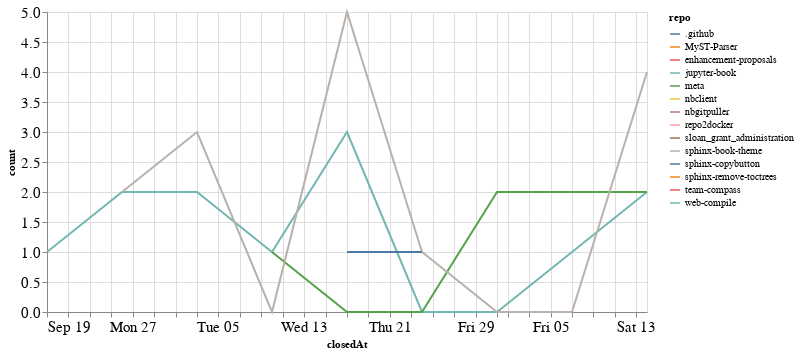

Notebook cell for this chart:
### Code cell
closed_by_time = closed_by.groupby('repo').resample('W', on='closedAt').count()['author'].reset_index()
closed_by_time = closed_by_time.rename(columns={'author': 'count'})

alt.Chart(closed_by_time, width=600).mark_line().encode(
    x='closedAt',
    y='count',
    color='repo',
    tooltip="repo"
)

### Figure 1 — Vega-Lite specification as saved in the notebook (floating-point values rounded to 4 significant figures)
{"config": {"axisLeft": {"labelFontSize": 15}, "axisBottom": {"labelFontSize": 15}}, "data": {"name": "data-137ba31e04d7567a31c6e3ed06270634"}, "mark": "line", "encoding": {"color": {"type": "nominal", "field": "repo"}, "tooltip": {"type": "nominal", "field": "repo"}, "x": {"type": "temporal", "field": "closedAt"}, "y": {"type": "quantitative", "field": "count"}}, "width": 600, "$schema": "https://vega.github.io/schema/vega-lite/v4.8.1.json", "datasets": {"data-137ba31e04d7567a31c6e3ed06270634": [{"repo": ".github", "closedAt": "2021-11-14T00:00:00", "count": 1}, {"repo": "MyST-Parser", "closedAt": "2021-09-26T00:00:00", "count": 1}, {"repo": "enhancement-proposals", "closedAt": "2021-10-10T00:00:00", "count": 1}, {"repo": "jupyter-book", "closedAt": "2021-09-19T00:00:00", "count": 1}, {"repo": "jupyter-book", "closedAt": "2021-09-26T00:00:00", "count": 2}, {"repo": "jupyter-book", "closedAt": "2021-10-03T00:00:00", "count": 2}, {"repo": "jupyter-book", "closedAt": "2021-10-10T00:00:00", "count": 1}, {"repo": "jupyter-book", "closedAt": "2021-10-17T00:00:00", "count": 3}, {"repo": "jupyter-book", "closedAt": "2021-10-24T00:00:00", "count": 0}, {"repo": "jupyter-book", "closedAt": "2021-10-31T00:00:00", "count": 0}, {"repo": "jupyter-book", "closedAt": "2021-11-07T00:00:00", "count": 1}, {"repo": "jupyter-book", "closedAt": "2021-11-14T00:00:00", "count": 2}, {"repo": "meta", "closedAt": "2021-10-10T00:00:00", "count": 1}, {"repo": "meta", "closedAt": "2021-10-17T00:00:00", "count": 0}, {"repo": "meta", "closedAt": "2021-10-24T00:00:00", "count": 0}, {"repo": "meta", "closedAt": "2021-10-31T00:00:00", "count": 2}, {"repo": "meta", "closedAt": "2021-11-07T00:00:00", "count": 2}, {"repo": "meta", "closedAt": "2021-11-14T00:00:00", "count": 2}, {"repo": "nbclient", "closedAt": "2021-09-19T00:00:00", "count": 1}, {"repo": "nbgitpuller", "closedAt": "2021-11-07T00:00:00", "count": 1}, {"repo": "repo2docker", "closedAt": "2021-09-19T00:00:00", "count": 1}, {"repo": "sloan_grant_administration", "closedAt": "2021-10-10T00:00:00", "count": 1}, {"repo": "sphinx-book-theme", "closedAt": "2021-09-26T00:00:00", "count": 2}, {"repo": "sphinx-book-theme", "closedAt": "2021-10-03T00:00:00", "count": 3}, {"repo": "sphinx-book-theme", "closedAt": "2021-10-10T00:00:00", "count": 0}, {"repo": "sphinx-book-theme", "closedAt": "2021-10-17T00:00:00", "count": 5}, {"repo": "sphinx-book-theme", "closedAt": "2021-10-24T00:00:00", "count": 1}, {"repo": "sphinx-book-theme", "closedAt": "2021-10-31T00:00:00", "count": 0}, {"repo": "sphinx-book-theme", "closedAt": "2021-11-07T00:00:00", "count": 0}, {"repo": "sphinx-book-theme", "closedAt": "2021-11-14T00:00:00", "count": 4}, {"repo": "sphinx-copybutton", "closedAt": "2021-10-17T00:00:00", "count": 1}, {"repo": "sphinx-copybutton", "closedAt": "2021-10-24T00:00:00", "count": 1}, {"repo": "sphinx-remove-toctrees", "closedAt": "2021-10-24T00:00:00", "count": 1}, {"repo": "team-compass", "closedAt": "2021-10-17T00:00:00", "count": 1}, {"repo": "web-compile", "closedAt": "2021-09-26T00:00:00", "count": 1}]}}
